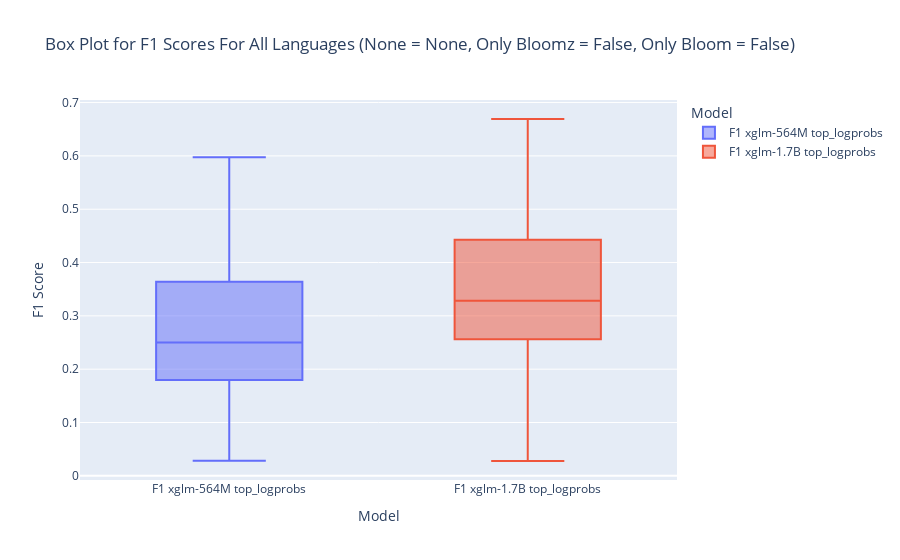

Notebook code cell kept with this figure:
### Code cell
import plotly.express as px
only_bloom = False
only_bloomz = False
filter = None
value = None

filtered_df = filter_df(melted_df, filter, value, only_bloom=only_bloom, only_bloomz=only_bloomz)
fig = px.box(filtered_df, x='Model', y='F1 Score',
             color='Model', title=f'Box Plot for F1 Scores For All Languages ({filter} = {value}, Only Bloomz = {only_bloomz}, Only Bloom = {only_bloom})',
             labels={'F1 Score': 'F1 Score', 'Model': 'Model'})

fig.show()

### Figure 1 — Plotly figure (JSON) as saved in the notebook; plotly's stock layout.template omitted (floating-point values rounded to 4 significant figures; data arrays with more than 128 entries replaced by an {"elided": "..."} marker saying what was removed)
{"data": [{"alignmentgroup": "True", "hovertemplate": "Model=%{x}<br>F1 Score=%{y}<extra></extra>", "legendgroup": "F1 xglm-564M top_logprobs", "marker": {"color": "#636efa"}, "name": "F1 xglm-564M top_logprobs", "notched": false, "offsetgroup": "F1 xglm-564M top_logprobs", "orientation": "v", "showlegend": true, "x": {"elided": "204 str values"}, "x0": " ", "xaxis": "x", "y": {"elided": "204 float values"}, "y0": " ", "yaxis": "y", "type": "box"}, {"alignmentgroup": "True", "hovertemplate": "Model=%{x}<br>F1 Score=%{y}<extra></extra>", "legendgroup": "F1 xglm-1.7B top_logprobs", "marker": {"color": "#EF553B"}, "name": "F1 xglm-1.7B top_logprobs", "notched": false, "offsetgroup": "F1 xglm-1.7B top_logprobs", "orientation": "v", "showlegend": true, "x": {"elided": "204 str values"}, "x0": " ", "xaxis": "x", "y": {"elided": "204 float values"}, "y0": " ", "yaxis": "y", "type": "box"}], "layout": {"xaxis": {"anchor": "y", "domain": [0.0, 1.0], "title": {"text": "Model"}, "categoryorder": "array", "categoryarray": ["F1 xglm-564M top_logprobs", "F1 xglm-1.7B top_logprobs"]}, "yaxis": {"anchor": "x", "domain": [0.0, 1.0], "title": {"text": "F1 Score"}}, "legend": {"title": {"text": "Model"}, "tracegroupgap": 0}, "title": {"text": "Box Plot for F1 Scores For All Languages (None = None, Only Bloomz = False, Only Bloom = False)"}, "boxmode": "overlay"}}
